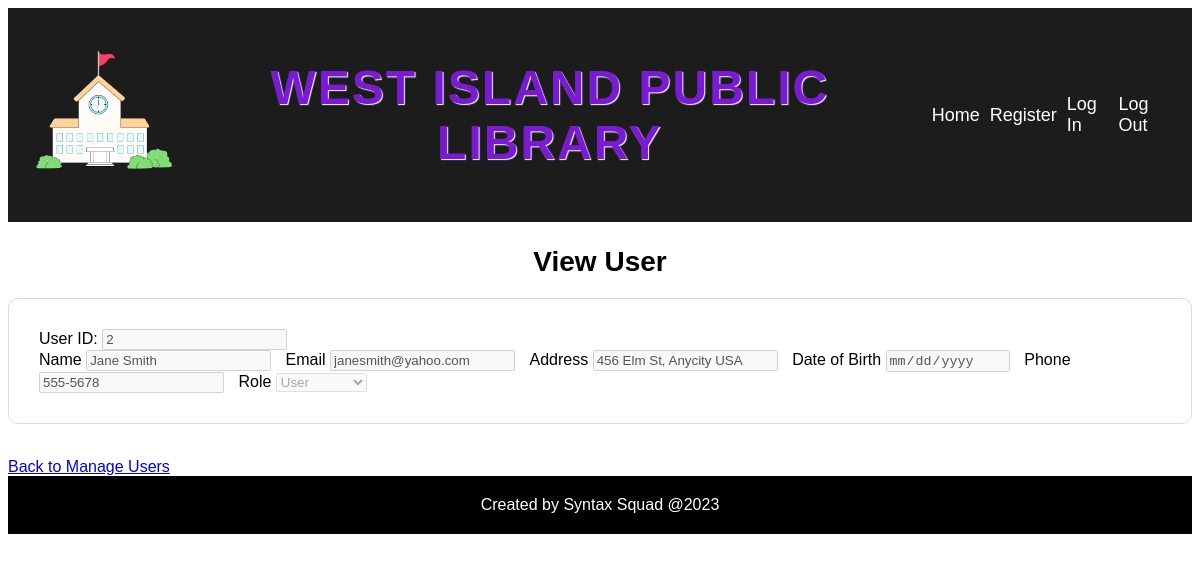
Page /view_users.php?user_id=2 (signed in) on the committed database.
### tables this page shows
CREATE TABLE users (
    user_id INT(11) PRIMARY KEY AUTO_INCREMENT,
    name VARCHAR(255) NOT NULL,
    email VARCHAR(255) NOT NULL,
    password VARCHAR(255) NOT NULL,
    address VARCHAR(255) NOT NULL,
    phone VARCHAR(20) NOT NULL,
    role VARCHAR(10) NOT NULL,
    registration_date DATE NOT NULL,
    birth_date DATE NULL
);

### view_users.php (the view, shortened to what this page needs)
<?php
require_once "dbconnection.php";
include('header.php');
$name = $email = $address = $dob = $phone = $role = "";
if (!array_key_exists("role", $_SESSION) || $_SESSION['role'] != 'admin') {
    echo 'No admin privilege, please login as admin to access this page.<br>';
    echo '<a href="login.php">Login here!</a>';
} else {
    $user_id = $_GET['user_id'];
    if (!empty($user_id) || is_numeric($user_id)) {
        $autofill_query =   "SELECT * FROM users WHERE user_id='$user_id'";
        $autofill_query_result = mysqli_query($conn, $autofill_query);
        $row = mysqli_fetch_array($autofill_query_result);
        $name = $row['name'];
        $email = $row['email'];
        $address = $row['address'];
        $phone = $row['phone'];
        $role = $row['role'];
        $birth_date = $row['birth_date'];
    }
?>
    <!DOCTYPE html>
    <html>
    <head>
        <link rel="stylesheet" type="text/css" href="style.css">
    </head>
    <body>
        <div class="container">
            <main>
                <h2>View User</h2>
                <form action="<?php echo htmlspecialchars($_SERVER["PHP_SELF"]); ?>" method="post">
                    <label>User ID:</label>
                    <input type="number" name="user_id" value="<?php echo $user_id ?>" disabled><br>
                    <label>Name</label>
                    <input type="text" name="name" value="<?php echo $name; ?>" disabled>
                    <label>Email</label>
                    <input type="text" name="email" value="<?php echo $email; ?>" disabled>
                    <label>Address</label>
                    <input type="text" name="address" value="<?php echo $address; ?>" disabled>
                    <label>Date of Birth</label>
                    <input type="date" name="birth_date" value="<?php echo $birth_date; ?>" disabled>
                    <label>Phone</label>
                    <input type="tel" name="phone" value="<?php echo $phone; ?>" disabled>
                    <label>Role</label>
                    <select name="role" disabled>
                        <option value="user" <?php if ($role == 'user') {
                                                    echo ' selected';
                                                } ?>>User</option>
                    </select>
                </form>
                <br>
                <a href="manage_users.php">Back to Manage Users</a>
            </main>
        </div>
        <footer>
            Created by Syntax Squad @2023
        </footer>
    </body>
    </html>
<?php
}
?>

### style.css (style rules this page uses)
body { font-family: Arial, sans-serif; }
main { margin-top: 20px; }
footer { background-color: black; color: white; text-align: center; padding: 20px; }
form { background-color: #fff; border: 1px solid #ddd; padding: 30px; border-radius: 10px; }
h2 { font-size: 28px; text-align: center; margin-bottom: 20px; }

### rows in the picture
users: name "Jane Smith", email "janesmith@yahoo.com", address "456 Elm St, Anycity USA", phone "555-5678", role "User"
